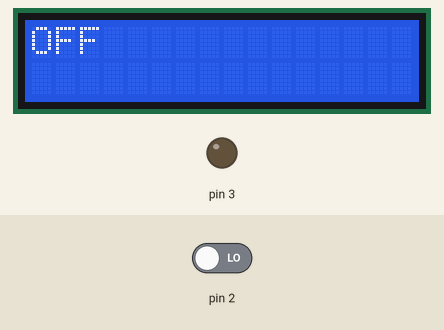
Recording of a sketch running on a simulated Arduino Uno, built with avr-gcc and run on an emulated ATmega328P. Shown: 16×2 character LCD, output pins drawn as LEDs (lit = HIGH). Inputs (shaded band) come from the test bench; at power-on: pin 2 LOW.

Above: at 1.2 s.
1.3 s: pin 2 driven HIGH
At 2.1 s:
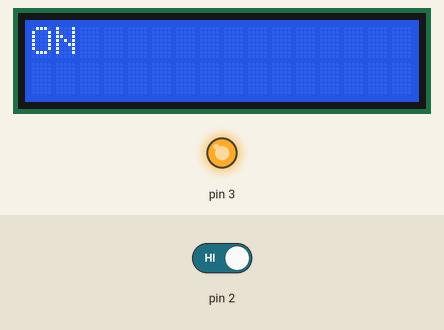
2.8 s: pin 2 driven LOW
At 3.2 s:
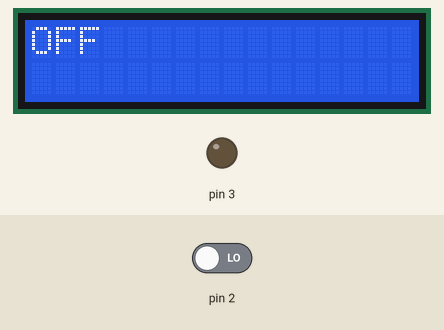
Timing chart, 0 to 5.8 s (numbered marks = the images above; inputs shaded):
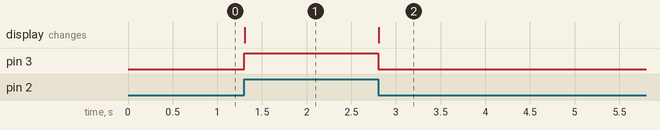

The sketch:

mon_projet.ino
```cpp
#include <Adafruit_LiquidCrystal.h>

#define ONTEXT "ON "
#define OFFTEXT "OFF"

Adafruit_LiquidCrystal lcd(0);

void printOn()
{
  digitalWrite(3, HIGH);
  lcd.setCursor(0, 0);
  lcd.print(ONTEXT);
}

void printOff()
{
  digitalWrite(3, LOW);
  lcd.setCursor(0, 0);
  lcd.print(OFFTEXT);
}

void setup()
{
  pinMode(3, OUTPUT);
  pinMode(2, INPUT);

  lcd.begin(16, 2);
}

void loop()
{
  if (digitalRead(2) == HIGH)
	  printOn();
  else
	  printOff();
}
```

Measured:
- after the input at 1.3 s, pin 3: LOW → HIGH at once; the display: changes at once (image 1)
- after the input at 2.8 s, pin 3: HIGH → LOW at once; the display: changes at once (image 2)
